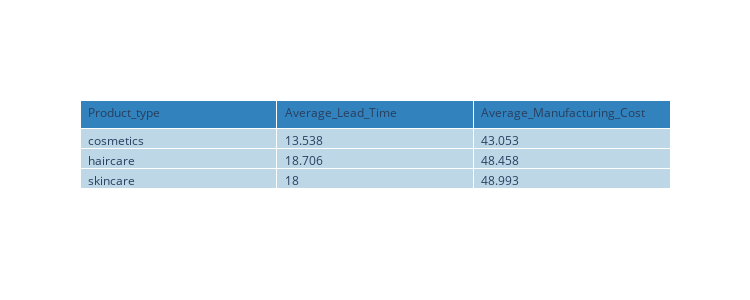

This figure's notebook cell:
### Markdown cell above
Amoung three carriers for transportation,Carrier B helps the company in generating more revenue.

### Code cell
lead_time=df.groupby('Product type')['Lead time'].mean().round(3).reset_index()
manu_cost=df.groupby('Product type')['Manufacturing costs'].mean().round(3).reset_index()
result_data = lead_time.merge(manu_cost,on=['Product type'])
result_data.rename(columns={'Lead time': 'Average_Lead_Time', 'Manufacturing costs': 'Average_Manufacturing_Cost','Product type': 'Product_type'}, inplace=True)
fig = go.Figure(data=[go.Table(
    header=dict(values=list(result_data.columns),fill_color='rgb(49, 130, 189)', align='left'),
    cells=dict(values=[result_data.Product_type, result_data.Average_Lead_Time, result_data.Average_Manufacturing_Cost],fill_color='rgb(189, 215, 231)', align='left'))
])
fig.update_layout(width=750, height=300)
fig.show()

### Figure 1 — Plotly figure (JSON) as saved in the notebook; plotly's stock layout.template omitted (floating-point values rounded to 4 significant figures)
{"data": [{"cells": {"align": "left", "fill": {"color": "rgb(189, 215, 231)"}, "values": [["cosmetics", "haircare", "skincare"], [13.54, 18.71, 18], [43.05, 48.46, 48.99]]}, "header": {"align": "left", "fill": {"color": "rgb(49, 130, 189)"}, "values": ["Product_type", "Average_Lead_Time", "Average_Manufacturing_Cost"]}, "type": "table"}], "layout": {"height": 300, "width": 750}}
